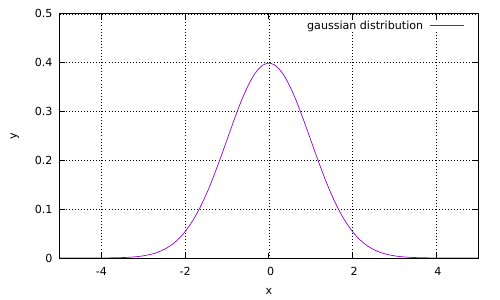

This chart was generated by the following gnuplot code:
set terminal pdf
set output 'summary.pdf'

set xrange[-5:5]
set yrange[0:0.5]

set xlabel 'x'
set ylabel 'y'

set grid

sigma = 1
mean  = 0

gaussian(x) = (1 / sqrt(2 * pi) * sigma) * exp(-(x - mean)**2 / (2 * sigma**2))

plot gaussian(x) title 'gaussian distribution' with lines